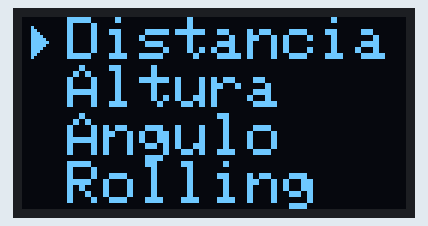
Simulated run of this sketch. Board: ESP32. Shown: 128×64 one-colour display.

Above: at 0.1 s.

The sketch:

esp32Code.ino
```cpp
// ********* LIBRARIES ***************
#include <Wire.h>
#include <Adafruit_SSD1306.h>
// ***********************************

// ********* FUNCTIONS ***************

// ***********************************

// *********  Constants **************
#define SCREEN_ADDRESS 0x3C
#define SCREEN_WIDTH 128
#define SCREEN_HEIGHT 64
// ***********************************

// ********* Global Variables ********
Adafruit_SSD1306 display(SCREEN_WIDTH, SCREEN_HEIGHT, &Wire, -1); // Create an object of the oled library

int option =0; // This variable shows where the user wants to go
// ***********************************

// ********* Prototype Functions *****
void createMainMenu(Adafruit_SSD1306);
void drawArrow(Adafruit_SSD1306*, int);
void showHeightScreen();
void showAngleScreen();
void showRollingScreen();
// ***********************************

void setup() {
  // Init Serial
  Serial.begin(9600);

  // Init Oled Display
  if(!display.begin(SSD1306_SWITCHCAPVCC, SCREEN_ADDRESS)) {
    Serial.println(F("The oled display doesn't response"));
    for(;;); // Don't proceed, loop forever
  }

  // Set Oled Default Settings
  display.clearDisplay(); // Clean the display
  display.setTextSize(2); // Set the scale of the text, 2x scale
  display.setTextColor(SSD1306_WHITE); // Draw white text

  // Print the Main menu
  createMainMenu(&display, option);
  drawArrow(&display, option);
  display.display(); // Show menu
}

void loop() {
  switch (option) {
    case 0: // Measure Distance
      showDistanceScreen();
      break;

    case 1: // Measure Height
      showHeightScreen();
      break;

    case 2: // Measure Angle
      showAngleScreen();
      break;

    case 3: // Measure Rolling disntace
      showRollingScreen();
      break;

  }
}
```

Oled.ino
```cpp
// *********  Constants **************
#define SCREEN_ROW1 0
#define SCREEN_ROW2 16
#define SCREEN_ROW3 32
#define SCREEN_ROW4 48

const String menuOptions[]={"Distancia", "Altura", "Angulo", "Rolling"};
const int menuRows[]={SCREEN_ROW1, SCREEN_ROW2, SCREEN_ROW3, SCREEN_ROW4};
// ***********************************

void createMainMenu(Adafruit_SSD1306* display, int option){
  // Variables
  int size=sizeof(menuRows) / sizeof(menuRows[0]);
  const int arrowSpace = 15; // Offset in X axis to draw the arrow

  // Print the menu
  for(short i=0; i<size; i++){
    display->setCursor(arrowSpace,menuRows[i]);
    display->println(menuOptions[i]); // Print the opction
  }
}

void drawArrow(Adafruit_SSD1306* display, int option){
  const int xOffset = 3;
  int middleYPosition = menuRows[option] + 8;
  int startYPoint = middleYPosition - 5;
  for(short i=0; i<=5; i++){
    display->drawLine(xOffset+i, startYPoint+i, xOffset+i, (startYPoint+i) + (10 - 2*i), SSD1306_WHITE);
  }
}
```

angleScreen.ino
```cpp
void showAngleScreen(){

}
```

distanceScreen.ino
```cpp
void showDistanceScreen(){

}
```

heightScreen.ino
```cpp
void showHeightScreen(){

}
```

rollingScreen.ino
```cpp
void showRollingScreen(){

}
```
